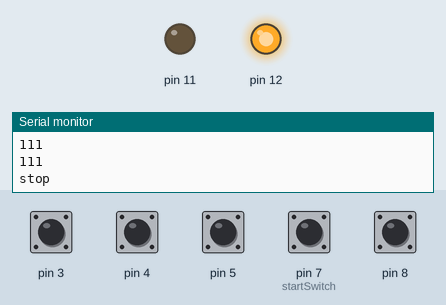
The sketch below on a simulated Arduino Uno, built with avr-gcc and run on an emulated ATmega328P. Parts: output pins drawn as LEDs (lit = HIGH), the last lines printed to the serial monitor. The test bench sets the inputs (shaded band); at power-on: pin 3–5, pin 7 (startSwitch), pin 8 HIGH.

Above: at 1.2 s.
1.3 s: pin 7 (startSwitch) pulled LOW for 0.15 s
At 1.8 s:
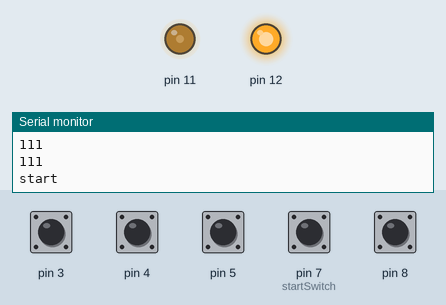
2.9 s: pin 8 pulled LOW for 0.15 s
At 3.5 s:
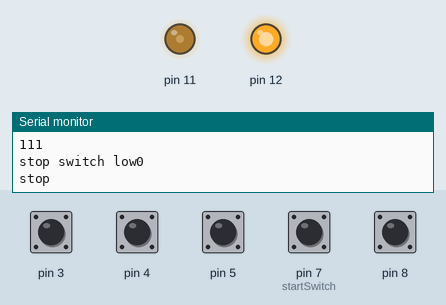
Timing chart, 0 to 5.9 s (numbered marks = the images above; inputs shaded):
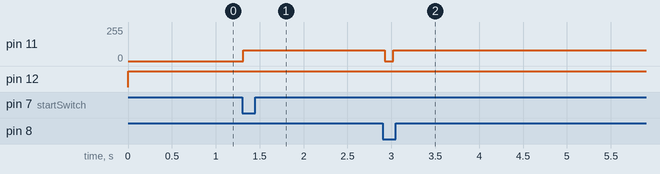

The sketch:

class_2.ino
```cpp
//#include <Arduino.h>
#include <stdio.h>

const int startSwitch = 7;

void setup() {
  // put your setup code here, to run once:
  pinMode(startSwitch, INPUT_PULLUP);
  Serial.begin(9600);
}


class motorctl {
private:

  //void attach();


public:
  //pin number
  int pwm;         //motor pwm
  int dir;         //motor dir
  int stopSwitch;  //stop switch
  int limit1;      //limit switch 1
  int limit2;      //limit switch 2
  int limit3;      //limit switch 3
  //status
  int motor_status;
  int limit_status;

  int PwmSpeed;

  int result;      //judge result ,
  //function's
  motorctl(int pwm, int dir, int stop, int limit1, int limit2, int limit3);
  void start(void);
  void stop(void);
  void limitStatus(void);
  void update(void);

};

//コンストラクタ
motorctl::motorctl(int pwm, int dir, int stop, int limit1, int limit2, int limit3) {
  //initialize pin number
  this->pwm = pwm;
  this->dir = dir;
  this->stopSwitch = stop;
  this->limit1 = limit1;
  this->limit2 = limit2;
  this->limit3 = limit3;
  //initialize status
  this->motor_status=0;   //0 => stop, 1 -> start
  this->limit_status=0;   //0 => deactive, 1 -> active
  //initialize pwm speed
  PwmSpeed = 80;
  //initialize
  result = 111; //スイッチが押されていないとき1なので
  //initialize pin mode
  pinMode(pwm, OUTPUT);
  pinMode(dir, OUTPUT);
  pinMode(stopSwitch, INPUT_PULLUP);
  pinMode(limit1, INPUT_PULLUP);
  pinMode(limit2, INPUT_PULLUP);
  pinMode(limit3, INPUT_PULLUP);
}

//回転させる
void motorctl::start(){
  digitalWrite(dir, HIGH);
  analogWrite(pwm, PwmSpeed);

  Serial.println("start");
  delay(100); //wait 100ms
}

//停止させる
void motorctl::stop(){
  digitalWrite(dir, HIGH);
  analogWrite(pwm, 0);

  Serial.println("stop");
  delay(100); //wait 100ms
}

//リールの位置調整を行う。絵柄が見えるところにそろうようにする関数。
void motorctl::limitStatus(){
  //while処理のがいい気がする
  if(digitalRead(limit1) == LOW || digitalRead(limit2) == LOW || digitalRead(limit3) == LOW) {
    //when push limit switch -> 1 0 1, 0 1 0, etc...
    this->stop();
    this->limit_status = 0;
    //結果を確認する処理を書く。そしてthis->resultに保存、

    //----test code-----log
    int tmp1 = digitalRead(limit1);
    int tmp2 = digitalRead(limit2);
    int tmp3 = digitalRead(limit3);

    Serial.println(tmp1);
    Serial.println(tmp2);
    Serial.println(tmp3);
    this->result = tmp1*100 + tmp2*10 + tmp3*1;
    Serial.println(result);
    delay(10000);

  } else {
    //not push limit switch -> 1 1 1 (because button is pull up)
    digitalWrite(dir, HIGH);
    analogWrite(pwm, PwmSpeed);
    this->limitStatus();
  }
}

//ストップスイッチの処理。回転の開始と停止の関数を数値によって呼び出す
void motorctl::update(){
  //when push stop switch -> motor stop and activate limitStatus()
  if(digitalRead(this->stopSwitch) == LOW){
    //モーターが回っているときのみ有効にする
    if(this->motor_status == 1){
      this->motor_status = 0;
      this->limit_status = 1;
      //log
      Serial.print("stop switch low");
      Serial.println(this->motor_status);
    }
  }
  //モーターのstatus変数によって回転制御を反映させる
  //1:回転　0:停止
  if(this->motor_status == 1){
    this->start();
  } else {
    this->stop();
  }
  //判定が有効時、判定用関数を実行
  if(this->limit_status == 1){
    this->limitStatus();
  }
}


//引数はかくリールのresultの値 クラスの値から参照できるようにするref。
int upload( int m1,  int m2, int m3){
  //log
  Serial.println("func upload()");
  Serial.println(m1);
  Serial.println(m2);
  Serial.println(m3);

  if(m1 != 111 && m2 != 111 && m3 != 111){

    Serial.println("cheak");
    if( m1 == m2 && m2 == m3){

      //Serial.printをSerial.write に変更する。
      Serial.println("switch");
      switch(m1){
        //旋盤
        case 0:
          Serial.write("a");
          return 1;
          break;
        //ワイヤー放電
        case 1:
          Serial.write("b");
          return 1;
          break;
        //猫
        case 11:
          Serial.write("c");
          return 1;
          break;
        //ボール盤
        case 10:
          Serial.write("d");
          return 1;
          break;
        //フライス
        case 110:
          Serial.write("e");
          return 1;
          break;
        //溶接
        case 100:
          Serial.write("f");
          return 1;
          break;
        // 上記以外はあたりではないので外れとして処理。デフォルトははずれ
        default:
          Serial.write("n");
          return 1;
        }
    } else {
          //はずれの処理
        Serial.write("n");
        return 1;
    }
    //delay(5000);
  } else{
  return 0;
  }
}

//オブジェクトの作成　リール一つにつき一つ
//引数でスイッチのpinを
  motorctl m01(11, 12, 8, 3, 4, 5);


void loop() {
  // put your main code here, to run repeatedly:

  //スタートスイッチが押されたとき、もろもろの初期化　　　　　
  if(digitalRead(startSwitch) == LOW){
    m01.motor_status = 1;
    m01.limit_status = 0;
    m01.result = 111;
    //log
    Serial.print("start switch low");
    Serial.println(m01.motor_status);
  }

  m01.update();
  int tmp = 0;
  //ここでリミットスイッチの状態の結果を送信
  //送信したら返り値が１。してなければ０をかえす。
  //現在リール一つ分での結果を使って検証してる。
  tmp = upload(m01.result,m01.result,m01.result);
  if(tmp == 1){
    m01.limit_status = 111;
    Serial.println("clear this->.result data");
  }
 }
```

Measured:
- after the input at 1.3 s, pin 11: 0/255 → 80/255 at once
- after the input at 2.9 s, pin 11: 80/255 → 0/255 at once, → 80/255 0.10 s later
